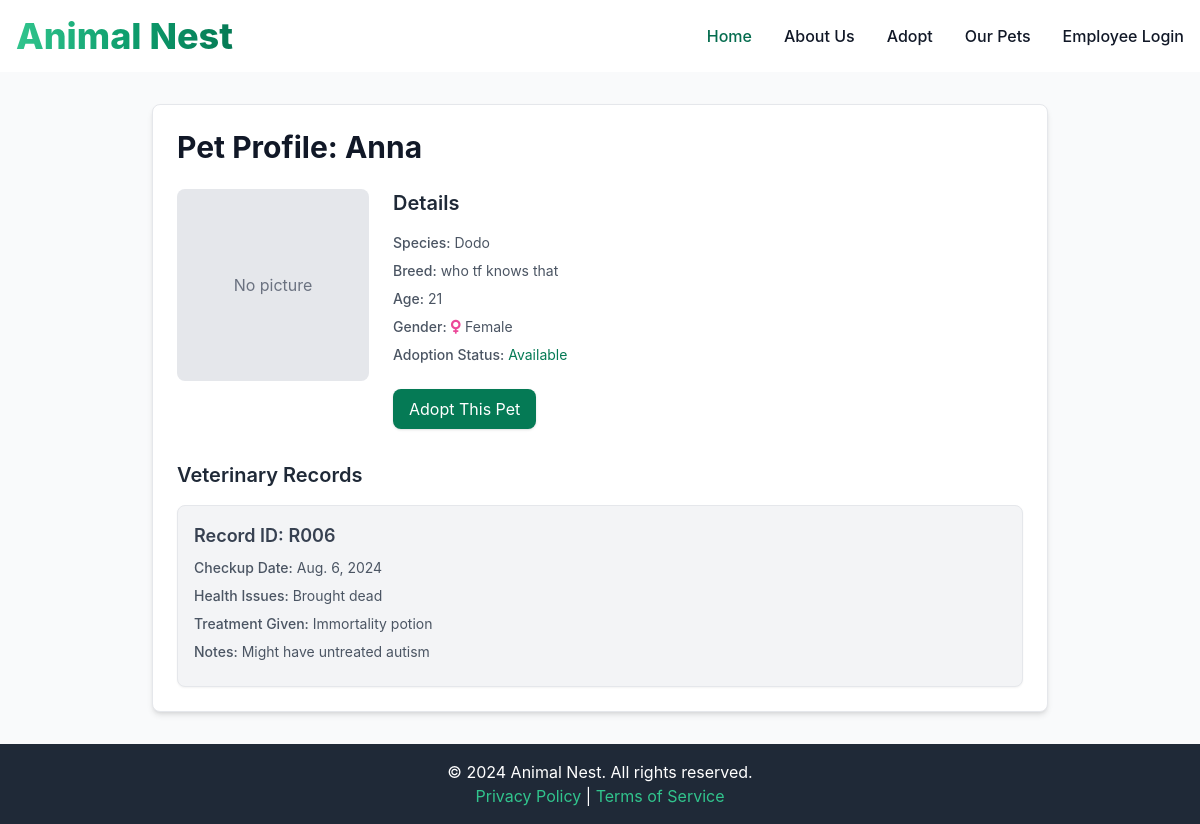
The app's page /pet/P006/ with its own data.
### app/models.py (models this page shows, shortened)
class Pet(models.Model):
    id = models.CharField(max_length=50, primary_key=True, editable=False)
    name = models.CharField(max_length=100)
    species = models.CharField(max_length=50)
    breed = models.CharField(max_length=50, blank=True, null=True)
    age = models.IntegerField(blank=True, null=True)
    gender = models.CharField(max_length=10, blank=True, null=True)
    date_of_arrival = models.DateField(default=timezone.now)
    adoption_status = models.CharField(max_length=20)
    picture = models.ImageField(upload_to='pets/', blank=True, null=True)

class VeterinaryRecord(models.Model):
    record_id = models.CharField(max_length=50, primary_key=True, editable=False)
    pet = models.ForeignKey(Pet, on_delete=models.CASCADE)
    checkup_date = models.DateField()
    health_issues = models.TextField(blank=True, null=True)
    treatment_given = models.TextField(blank=True, null=True)
    notes = models.TextField(blank=True, null=True)

### app/views.py (the view)
# urls.py: path('pet/<str:pet_id>/', views.pet_profile, name='pet_profile'),
def pet_profile(request, pet_id):
    pet = get_object_or_404(Pet, id=pet_id)
    return render(request, 'pet_profile.html', {'pet': pet})

### templates/pet_profile.html (shortened to what this page needs)
{% extends 'base.html' %}
{% block content %}
<div class="py-8 flex items-center justify-center min-h-screen bg-gray-50">
    <div class="w-full max-w-4xl p-4 bg-white border border-gray-200 rounded-lg shadow-md sm:p-6">
        <h1 class="text-3xl font-bold text-gray-900 mb-6">Pet Profile: {{ pet.name }}</h1>
        <div class="flex flex-col md:flex-row gap-6 mb-8">
            <div class="flex-shrink-0">
                {% if pet.picture %}
                    <img src="{{ pet.picture.url }}" alt="{{ pet.name }}" class="w-48 h-48 object-cover rounded-lg">
                {% else %}
                    <div class="w-48 h-48 bg-gray-200 rounded-lg flex items-center justify-center">
                        <span class="text-gray-500">No picture</span>
                    </div>
                {% endif %}
            </div>
            <div class="flex-grow">
                <h2 class="text-xl font-semibold text-gray-800 mb-4">Details</h2>
                <p class="text-sm text-gray-600 mb-2"><span class="font-medium">Species:</span> {{ pet.species }}</p>
                <p class="text-sm text-gray-600 mb-2"><span class="font-medium">Breed:</span> {{ pet.breed }}</p>
                <p class="text-sm text-gray-600 mb-2"><span class="font-medium">Age:</span> {{ pet.age }}</p>
                <p class="text-sm text-gray-600 mb-2"><span class="font-medium">Gender:</span>
                    {% if pet.gender == 'Male' %}
                        <i class="fas fa-mars text-blue-600"></i> Male
                    {% elif pet.gender == 'Female' %}
                        <i class="fas fa-venus" style="color: #ec4899;"></i> Female
                    {% else %}
                        {{ pet.gender }}
                    {% endif %}
                </p>
                <p class="text-sm text-gray-600 mb-2"><span class="font-medium">Adoption Status:</span>
                    {% if pet.adoption_status == 'Available' %}
                        <span class="text-green-600">{{ pet.adoption_status }}</span>
                    {% elif pet.adoption_status == 'Pending Adoption' %}
                        <span class="text-yellow-600">{{ pet.adoption_status }}</span>
                    {% elif pet.adoption_status == 'Adopted' %}
                        <span class="text-gray-600">{{ pet.adoption_status }}</span>
                    {% elif pet.adoption_status == 'Under Medical Care' %}
                        <span class="text-red-600">{{ pet.adoption_status }}</span>
                    {% else %}
                        {{ pet.adoption_status }}
                    {% endif %}
                </p>
                {% if pet.adoption_status == 'Available' %}
                    <button id="adoptPetBtn" class="mt-4 bg-green-600 text-white py-2 px-4 rounded-lg shadow hover:bg-green-700 focus:outline-none focus:ring-4 focus:ring-green-300">
                        Adopt This Pet
                    </button>
                {% endif %}
            </div>
        </div>
        <h2 class="text-xl font-semibold text-gray-800 mb-4">Veterinary Records</h2>
        {% if pet.veterinaryrecord_set.all %}
            <ul class="space-y-4">
                {% for record in pet.veterinaryrecord_set.all %}
                <li class="bg-gray-100 border border-gray-200 rounded-lg p-4 shadow-sm">
                    <h3 class="text-lg font-semibold text-gray-700 mb-2">Record ID: {{ record.record_id }}</h3>
                    <p class="text-sm text-gray-600 mb-2"><span class="font-medium">Checkup Date:</span> {{ record.checkup_date }}</p>
                    <p class="text-sm text-gray-600 mb-2"><span class="font-medium">Health Issues:</span> {{ record.health_issues|default:"None" }}</p>
                    <p class="text-sm text-gray-600 mb-2"><span class="font-medium">Treatment Given:</span> {{ record.treatment_given|default:"None" }}</p>
                    <p class="text-sm text-gray-600 mb-2"><span class="font-medium">Notes:</span> {{ record.notes|default:"None" }}</p>
                </li>
                {% endfor %}
            </ul>
        {% else %}
            <p class="text-gray-600">No veterinary records available for this pet.</p>
        {% endif %}
    </div>
</div>
{% endblock %}

### records on screen
Pet: name "Anna", species "Dodo", breed "who tf knows that", age "21", adoption_status "Available"
VeterinaryRecord: record_id "R006", checkup_date "Aug. 6, 2024", health_issues "Brought dead", treatment_given "Immortality potion", notes "Might have untreated autism"
